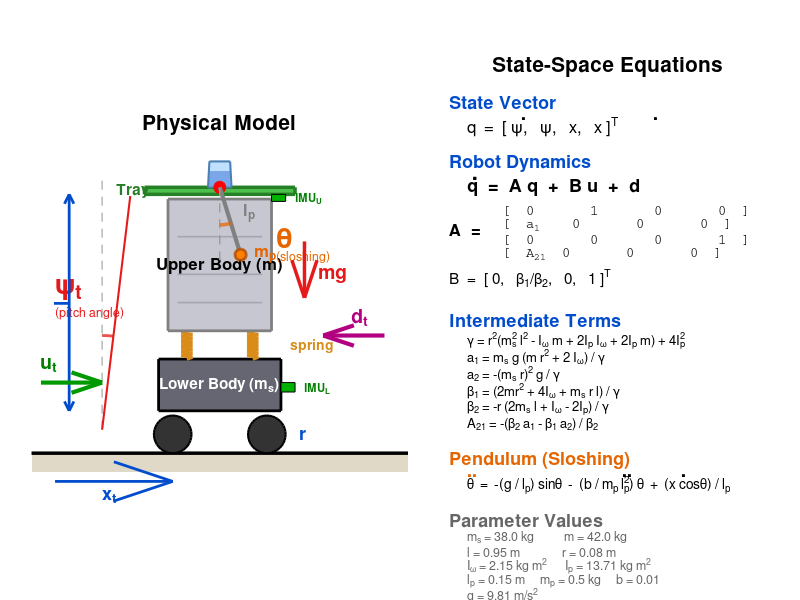

MATLAB code to generate this figure:
%% DRAW_DYNAMIC_MODEL  Clean free-body diagram of serving robot
clear; close all; clc;

figure('Position', [50 50 1400 700], 'Color', 'w');

%% ========== LEFT PANEL: Robot Diagram Only ==========
ax1 = axes('Position', [0.01 0.03 0.50 0.90]);
hold on; axis equal; axis off;

th = linspace(0, 2*pi, 40);

% --- Ground ---
fill([-4 4 4 -4], [-0.4 -0.4 0 0], [0.88 0.85 0.78], 'EdgeColor', 'none');
plot([-4 4], [0 0], 'k-', 'LineWidth', 2.5);

% --- Wheels ---
fill(0.4*cos(th)-1.0, 0.4*sin(th)+0.4, [0.2 0.2 0.2], 'EdgeColor','k','LineWidth',1.5);
fill(0.4*cos(th)+1.0, 0.4*sin(th)+0.4, [0.2 0.2 0.2], 'EdgeColor','k','LineWidth',1.5);

% --- Lower Body ---
fill([-1.3 1.3 1.3 -1.3], [0.9 0.9 2.0 2.0], [0.4 0.4 0.45], ...
     'EdgeColor','k','LineWidth',2);
text(0, 1.45, 'Lower Body (m_s)', 'FontSize', 11, 'FontWeight', 'bold', ...
     'Color', 'w', 'HorizontalAlignment', 'center', 'Interpreter', 'tex');

% --- Springs ---
for side = [-0.7, 0.7]
    ny = 16;
    sy = linspace(2.0, 2.6, ny);
    sx = zeros(1, ny);
    for i = 2:ny-1
        sx(i) = 0.12 * (-1)^i;
    end
    plot(sx + side, sy, '-', 'Color', [0.85 0.55 0.1], 'LineWidth', 2.5);
end

% --- Upper Body ---
fill([-1.1 1.1 1.1 -1.1], [2.6 2.6 5.4 5.4], [0.78 0.78 0.82], ...
     'EdgeColor',[0.5 0.5 0.5],'LineWidth',2);
text(0, 4.0, 'Upper Body (m)', 'FontSize', 12, 'FontWeight', 'bold', ...
     'HorizontalAlignment', 'center', 'Interpreter', 'tex');

% Shelves
for sy = [3.2, 3.8, 4.6]
    plot([-0.9 0.9], [sy sy], '-', 'Color', [0.65 0.65 0.7], 'LineWidth', 1.2);
end

% --- Tray ---
fill([-1.6 1.6 1.6 -1.6], [5.5 5.5 5.65 5.65], [0.3 0.75 0.3], ...
     'EdgeColor', [0.15 0.5 0.15], 'LineWidth', 2.5);

% --- Cup ---
fill([-0.25 0.25 0.22 -0.22], [5.65 5.65 6.2 6.2], ...
     [0.75 0.88 1.0], 'EdgeColor', [0.3 0.5 0.7], 'LineWidth', 1.5);
fill([-0.23 0.23 0.22 -0.22], [5.68 5.68 6.0 6.0], ...
     [0.3 0.5 0.85], 'EdgeColor', 'none', 'FaceAlpha', 0.6);

% --- Pendulum pivot ---
plot(0, 5.65, 'ro', 'MarkerSize', 8, 'MarkerFaceColor', 'r', 'LineWidth', 1.5);

% --- Pendulum (swinging) ---
pend_angle = 0.3;
pend_len = 1.5;
bob_x = pend_len * sin(pend_angle);
bob_y = 5.65 - pend_len * cos(pend_angle);
plot([0 bob_x], [5.65 bob_y], '-', 'Color', [0.5 0.5 0.5], 'LineWidth', 3);
fill(0.12*cos(th)+bob_x, 0.12*sin(th)+bob_y, [1.0 0.5 0.0], ...
     'EdgeColor', [0.7 0.3 0.0], 'LineWidth', 2);

% Vertical reference for theta
plot([0 0], [5.65 5.65-pend_len-0.2], '--', 'Color', [0.6 0.6 0.6], 'LineWidth', 1);

% Theta arc
arc_r = 0.8;
arc_th = linspace(-pi/2, -pi/2+pend_angle, 25);
plot(arc_r*cos(arc_th), 5.65 + arc_r*sin(arc_th), '-', ...
     'Color', [0.9 0.4 0.0], 'LineWidth', 2.5);

% --- LABELS (all outside the robot) ---

% theta label - far right of pendulum
text(1.2, 4.6, '\theta', 'FontSize', 20, 'FontWeight', 'bold', ...
     'Color', [0.9 0.4 0.0], 'Interpreter', 'tex');
text(1.2, 4.2, '(sloshing)', 'FontSize', 9, 'Color', [0.9 0.4 0.0], ...
     'Interpreter', 'tex');

% m_p label
text(bob_x + 0.3, bob_y, 'm_p', 'FontSize', 12, 'FontWeight', 'bold', ...
     'Color', [0.9 0.4 0.0], 'Interpreter', 'tex');

% l_p label
text(0.5, (5.65+bob_y)/2 + 0.2, 'l_p', 'FontSize', 12, 'FontWeight', 'bold', ...
     'Color', [0.5 0.5 0.5], 'Interpreter', 'tex');

% psi label - far left
text(-3.5, 3.5, '\psi_t', 'FontSize', 20, 'FontWeight', 'bold', ...
     'Color', [0.9 0.1 0.1], 'Interpreter', 'tex');
text(-3.5, 3.0, '(pitch angle)', 'FontSize', 9, 'Color', [0.9 0.1 0.1]);

% psi reference lines
plot([-2.5 -2.5], [0.5 5.8], '--', 'Color', [0.7 0.7 0.7], 'LineWidth', 1);
psi_draw = 0.12;
plot([-2.5, -2.5 + 5*sin(psi_draw)], [0.5, 0.5+5*cos(psi_draw)], '-', ...
     'Color', [0.9 0.1 0.1], 'LineWidth', 1.5);
psi_arc_r = 2.0;
psi_arc = linspace(pi/2, pi/2-psi_draw, 20);
plot(-2.5 + psi_arc_r*cos(psi_arc), 0.5 + psi_arc_r*sin(psi_arc), ...
     '-', 'Color', [0.9 0.1 0.1], 'LineWidth', 2);

% Height dimension (l) - far left
dim_x = -3.2;
plot([dim_x dim_x], [0.9 5.5], '-', 'Color', [0 0.3 0.8], 'LineWidth', 2);
plot([dim_x-0.1 dim_x dim_x+0.1], [1.1 0.9 1.1], '-', 'Color', [0 0.3 0.8], 'LineWidth', 2);
plot([dim_x-0.1 dim_x dim_x+0.1], [5.3 5.5 5.3], '-', 'Color', [0 0.3 0.8], 'LineWidth', 2);
text(dim_x-0.2, 3.2, 'l', 'FontSize', 14, 'FontWeight', 'bold', ...
     'Color', [0 0.3 0.8], 'Rotation', 90, 'HorizontalAlignment', 'center', ...
     'Interpreter', 'tex');

% r (wheel radius) label
text(1.7, 0.4, 'r', 'FontSize', 13, 'FontWeight', 'bold', ...
     'Color', [0 0.3 0.8], 'Interpreter', 'tex');

% Spring label
text(1.5, 2.3, 'spring', 'FontSize', 10, 'FontWeight', 'bold', ...
     'Color', [0.85 0.55 0.1]);

% Tray label
text(-2.2, 5.6, 'Tray', 'FontSize', 11, 'FontWeight', 'bold', ...
     'Color', [0.15 0.5 0.15]);

% IMU labels
fill([1.3 1.6 1.6 1.3], [1.3 1.3 1.5 1.5], [0 0.7 0], 'EdgeColor','k');
text(1.8, 1.4, 'IMU_L', 'FontSize', 8, 'FontWeight', 'bold', 'Color', [0 0.5 0]);
fill([1.1 1.4 1.4 1.1], [5.35 5.35 5.5 5.5], [0 0.7 0], 'EdgeColor','k');
text(1.6, 5.43, 'IMU_U', 'FontSize', 8, 'FontWeight', 'bold', 'Color', [0 0.5 0]);

% --- FORCE ARROWS (well separated) ---

% Gravity
quiver(1.8, 4.5, 0, -1.2, 0, 'Color', [0.9 0.1 0.1], 'LineWidth', 2.5, ...
       'MaxHeadSize', 0.4);
text(2.1, 3.8, 'mg', 'FontSize', 14, 'FontWeight', 'bold', ...
     'Color', [0.9 0.1 0.1], 'Interpreter', 'tex');

% Control input
quiver(-3.8, 1.5, 1.3, 0, 0, 'Color', [0 0.6 0], 'LineWidth', 3, ...
       'MaxHeadSize', 0.3);
text(-3.8, 1.9, 'u_t', 'FontSize', 14, 'FontWeight', 'bold', ...
     'Color', [0 0.5 0], 'Interpreter', 'tex');

% Disturbance
quiver(3.5, 2.5, -1.3, 0, 0, 'Color', [0.7 0 0.5], 'LineWidth', 3, ...
       'MaxHeadSize', 0.3);
text(2.8, 2.9, 'd_t', 'FontSize', 14, 'FontWeight', 'bold', ...
     'Color', [0.7 0 0.5], 'Interpreter', 'tex');

% Position
quiver(-3.5, -0.6, 2.5, 0, 0, 'Color', [0 0.3 0.8], 'LineWidth', 2, ...
       'MaxHeadSize', 0.3);
text(-2.5, -0.9, 'x_t', 'FontSize', 13, 'FontWeight', 'bold', ...
     'Color', [0 0.3 0.8], 'Interpreter', 'tex');

% Title
text(0, 7.0, 'Physical Model', 'FontSize', 15, 'FontWeight', 'bold', ...
     'HorizontalAlignment', 'center');

xlim([-4.5 4]);
ylim([-1.5 7.5]);


%% ========== RIGHT PANEL: Equations Only ==========
ax2 = axes('Position', [0.54 0.05 0.44 0.88]);
hold on; axis off;
xlim([0 10]); ylim([0 22]);

y = 21;
text(5, y, 'State-Space Equations', 'FontSize', 15, 'FontWeight', 'bold', ...
     'HorizontalAlignment', 'center');

y = 19.5;
text(0.5, y, 'State Vector', 'FontSize', 13, 'FontWeight', 'bold', ...
     'Color', [0 0.3 0.8]);
y = y - 1;
text(1, y, 'q  =  [ \psi,   \psi,   x,   x ]^T', ...
     'FontSize', 12, 'Interpreter', 'tex');
text(2.55, y+0.35, '.', 'FontSize', 14, 'FontWeight', 'bold');  % dot over psi
text(6.3, y+0.35, '.', 'FontSize', 14, 'FontWeight', 'bold');   % dot over x

y = y - 1.5;
text(0.5, y, 'Robot Dynamics', 'FontSize', 13, 'FontWeight', 'bold', ...
     'Color', [0 0.3 0.8]);
y = y - 1;
text(1, y, 'q  =  A q  +  B u  +  d', 'FontSize', 13, 'FontWeight', 'bold', ...
     'Interpreter', 'tex');
text(1.15, y+0.35, '.', 'FontSize', 16, 'FontWeight', 'bold');

y = y - 1.8;
text(0.5, y, 'A  =', 'FontSize', 12, 'FontWeight', 'bold');
% A matrix with brackets
mat_x = 2.0;
text(mat_x, y+0.8, '[  0       1       0       0  ]', 'FontSize', 10, 'FontName', 'Courier');
text(mat_x, y+0.2, '[  a_1    0       0       0  ]', 'FontSize', 10, 'FontName', 'Courier');
text(mat_x, y-0.4, '[  0       0       0       1  ]', 'FontSize', 10, 'FontName', 'Courier');
text(mat_x, y-1.0, '[  A_{21}  0       0       0  ]', 'FontSize', 10, 'FontName', 'Courier');

y = y - 2.0;
text(0.5, y, 'B  =  [ 0,   \beta_1/\beta_2,   0,   1 ]^T', ...
     'FontSize', 11, 'Interpreter', 'tex');

y = y - 1.8;
text(0.5, y, 'Intermediate Terms', 'FontSize', 13, 'FontWeight', 'bold', ...
     'Color', [0 0.3 0.8]);
y = y - 0.8;
terms = {
    '\gamma = r^2(m_s^2 l^2 - I_\omega m + 2I_p I_\omega + 2I_p m) + 4I_p^2'
    'a_1 = m_s g (m r^2 + 2 I_\omega) / \gamma'
    'a_2 = -(m_s r)^2 g / \gamma'
    '\beta_1 = (2mr^2 + 4I_\omega + m_s r l) / \gamma'
    '\beta_2 = -r (2m_s l + I_\omega - 2I_p) / \gamma'
    'A_{21} = -(\beta_2 a_1 - \beta_1 a_2) / \beta_2'
};
for i = 1:length(terms)
    text(1, y, terms{i}, 'FontSize', 9.5, 'Interpreter', 'tex');
    y = y - 0.7;
end

y = y - 0.8;
text(0.5, y, 'Pendulum (Sloshing)', 'FontSize', 13, 'FontWeight', 'bold', ...
     'Color', [0.9 0.4 0.0]);
y = y - 1;
text(1, y, '\theta  =  -(g / l_p) sin\theta  -  (b / m_p l_p^2) \theta  +  (x cos\theta) / l_p', ...
     'FontSize', 10, 'Interpreter', 'tex');
text(1.0, y+0.35, '..', 'FontSize', 14, 'FontWeight', 'bold', 'Color', [0.9 0.4 0.0]);
text(7.1, y+0.35, '.', 'FontSize', 14, 'FontWeight', 'bold');
text(5.4, y+0.35, '..', 'FontSize', 14, 'FontWeight', 'bold');

y = y - 1.5;
text(0.5, y, 'Parameter Values', 'FontSize', 13, 'FontWeight', 'bold', ...
     'Color', [0.4 0.4 0.4]);
y = y - 0.7;
vals = {
    'm_s = 38.0 kg          m = 42.0 kg'
    'l = 0.95 m              r = 0.08 m'
    'I_\omega = 2.15 kg m^2      I_p = 13.71 kg m^2'
    'l_p = 0.15 m     m_p = 0.5 kg     b = 0.01'
    'g = 9.81 m/s^2'
};
for i = 1:length(vals)
    text(1, y, vals{i}, 'FontSize', 9, 'Color', [0.4 0.4 0.4], 'Interpreter', 'tex');
    y = y - 0.6;
end

fprintf('Dynamic model figure drawn.\n');
fprintf('Save with: saveas(gcf, ''../results/dynamic_model.png'')\n');
